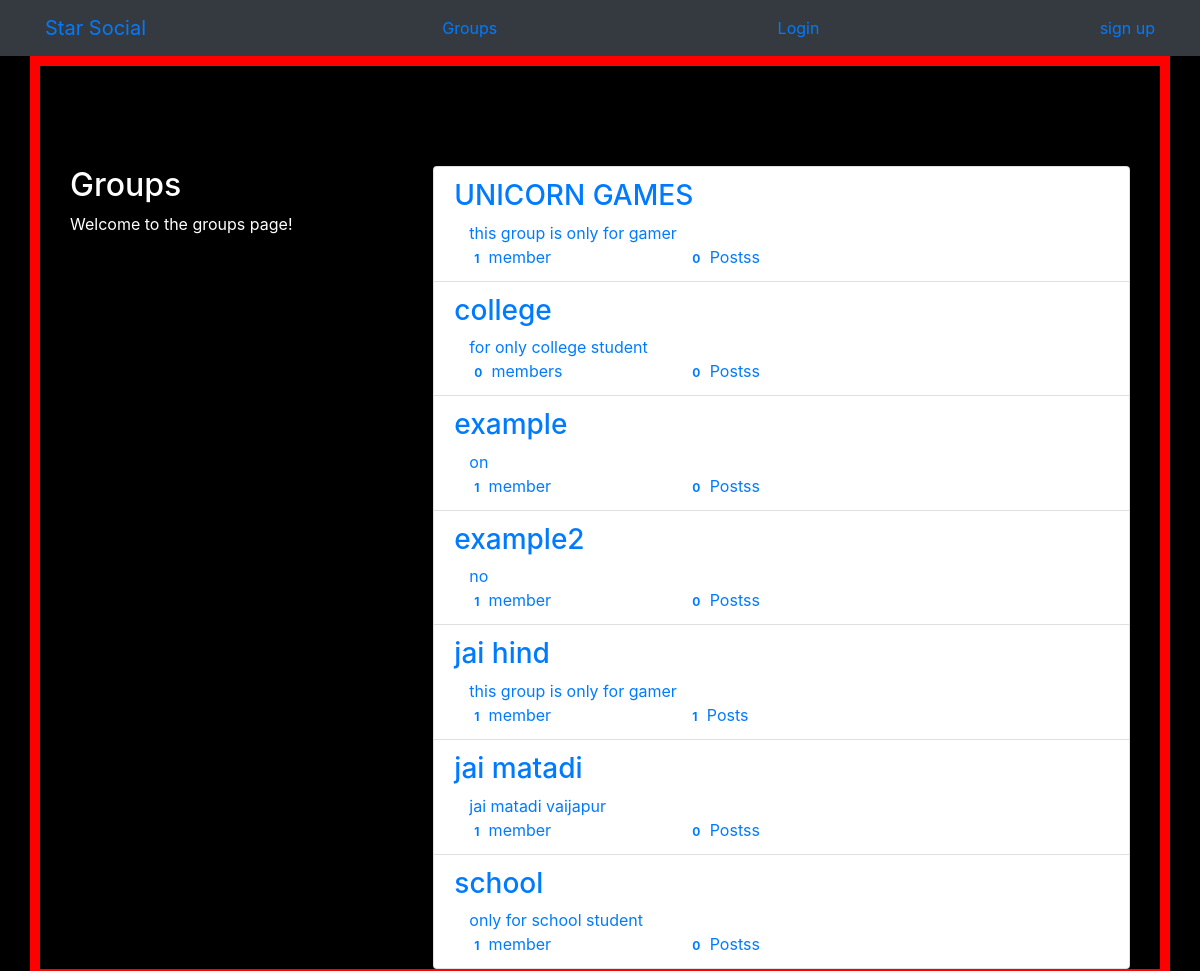
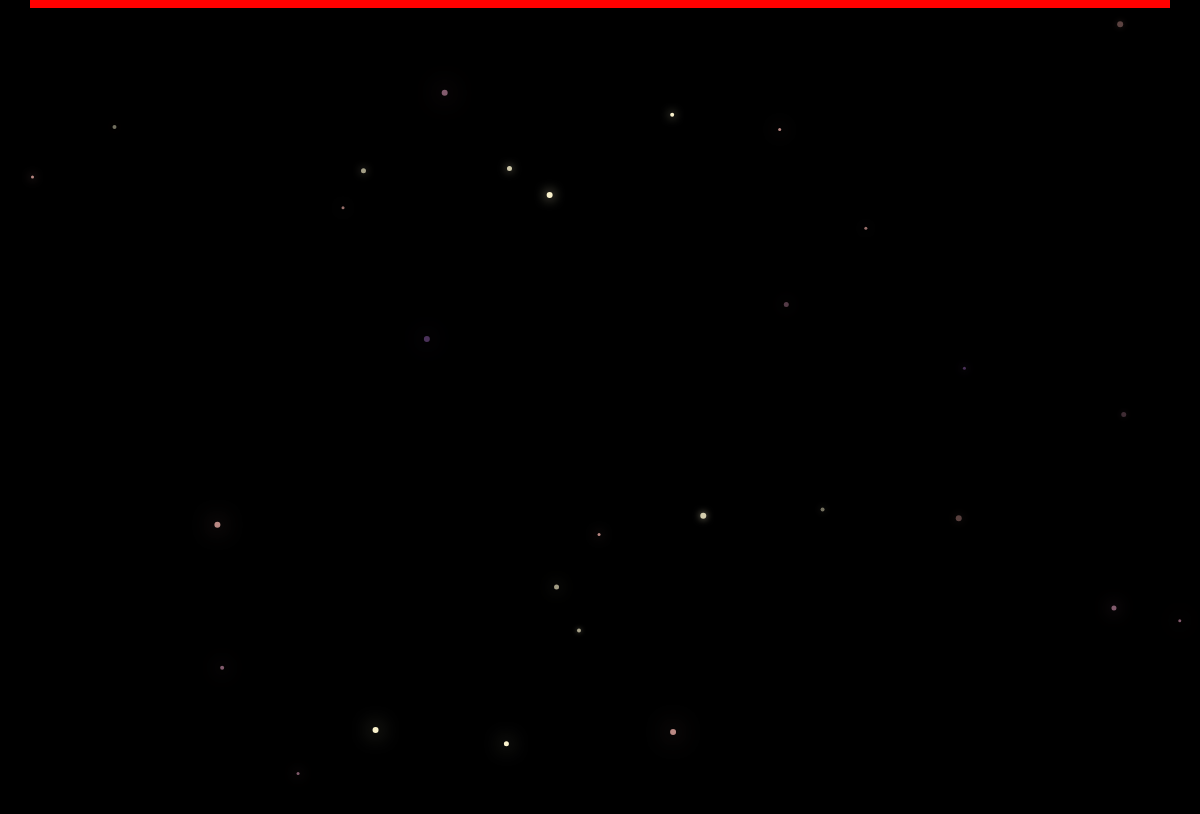
Page /group/ on the committed database (2 pictures, top to bottom).
### group/models.py (models this page shows, shortened)
class Group(models.Model):
    name= models.CharField(max_length=255,unique=True)
    slug= models.SlugField(allow_unicode=True,unique=True)
    description= models.TextField(blank=True,default='')
    description_html= models.TextField(editable=False,default='',blank=True)
    members= models.ManyToManyField(User,through='GroupMember')
    class Meta:
        ordering= ['name']

### group/views.py (the view)
# urls.py: path('',views.ListGroups.as_view(),name='all'),
class ListGroups(generic.ListView):
    model = Group

### group/templates/group/group_list.html (shortened to what this page needs)
{% extends 'group/group_base.html' %}
{% block pregroup %}
<div class="col-md-4">
    <div class="content">
        <h2>Groups</h2>
        <p>Welcome to the groups page!</p>
    </div>
</div>
{% endblock %}
{% block group_content %}
<div class="col-md-8">
    <div class="list-group">
        {% for group in object_list %}
            <a class="list-group-item" href="{% url 'group:single' slug=group.slug %}">
                <h3 class="title list-group-item-heading">{{group.name}}</h3>
                <div class="list-group-item-text container-fluid">
                    {{group.description_html|safe}}
                    <div class="row">
                        <div class="col-md-4">
                            <span class="badge">{{group.members.count}}</span>
                            member{{group.members.count|pluralize}}
                        </div>
                        <div class="col-md-4">
                            <span class="badge">{{group.posts.count}}</span>
                            Posts{{group.posts.count|pluralize}}
                        </div>
                    </div>
                </div>
            </a>
        {% endfor %}
    </div>
</div>
{% endblock %}

### group/templates/group/group_base.html (shortened to what this page needs)
{% extends "base.html" %}
{% block content %}
<div class="container">
    <div class="row">
        {% block pregroup %}{% endblock %}
        {% block group_content %}{% endblock %}
    </div>
</div>
{%endblock%}

### templates/base.html (shortened to what this page needs)
<!DOCTYPE html>
{% load static %}
<html lang="en">
<head>
    <link rel="stylesheet" href="https://cdn.jsdelivr.net/npm/bootstrap@4.5.3/dist/css/bootstrap.min.css">
    <link rel="stylesheet" type="text/css" href="{% static 'css/master.css' %}">
    <link rel="stylesheet" href="{% static 'simplesocial/css/master.css'%}">
</head>
<body>
<nav class="navbar navbar-expand-lg bg-dark mynav" role="navigation" id="navbar">
    <div class="container">
        <div class="navbar-nav align-items-center">
        <a class="navbar-brand mynav" href="{% url 'home' %}">Star Social</a>
        </div>
        {% if user.is_authenticated %}
            <a href="{% url 'posts:create' %}">Post</a>
            <a href="{% url 'group:all' %}">Groups</a>
            <a href="{% url 'group:create' %}">Create Groups</a>
            <a href="{% url 'accounts:logout' %}">Log out</a>
        {% else %}
            <a href="groups:all">Groups</a>
            <a href="{% url 'accounts:login' %}">Login</a>
            <a href="{% url 'accounts:signup' %}">sign up</a>
        {% endif %}
    </div>
</nav>
<div class="container mycontent">
{% block content %}
{% endblock %}
</div>
 <canvas id="canvas"></canvas>
</body>
</html>

### static/css/master.css (style rules this page uses)
.mycontent { padding-top: 100px; border: 10px solid red; }
html, body { height: 100%; width: 100%; overflow: hidden; background: #191063; margin: 0; }

### static/simplesocial/css/master.css (style rules this page uses)
body { margin: 0; overflow: hidden; background-color: black; color:white; }

### rows in the picture
Group: name "UNICORN GAMES", description_html "this group is only for gamer", members.count "1", posts.count "0"
Group: name "college", description_html "for only college student", members.count "0", posts.count "0"
Group: name "example", description_html "on", members.count "1", posts.count "0"
Group: name "example2", description_html "no", members.count "1", posts.count "0"
Group: name "jai hind", description_html "this group is only for gamer", members.count "1", posts.count "1"
Group: name "jai matadi", description_html "jai matadi vaijapur", members.count "1", posts.count "0"
Group: name "school", description_html "only for school student", members.count "1", posts.count "0"
